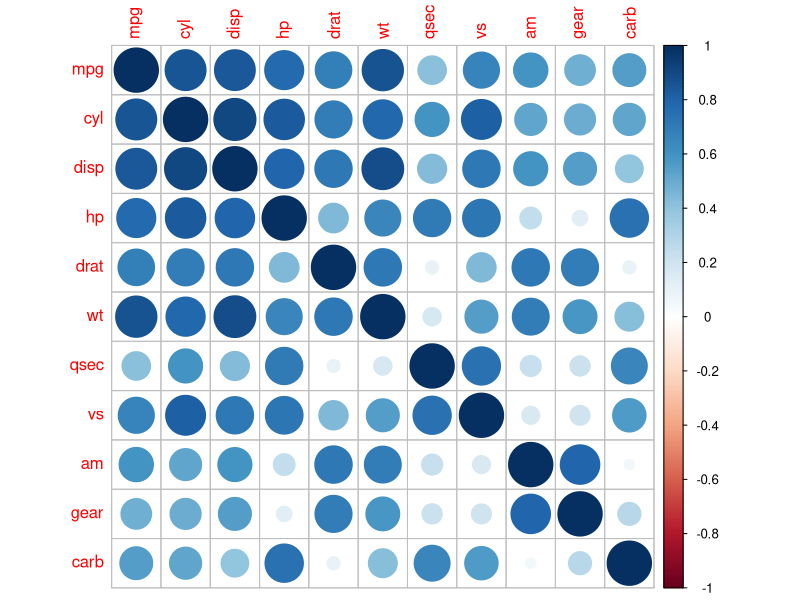
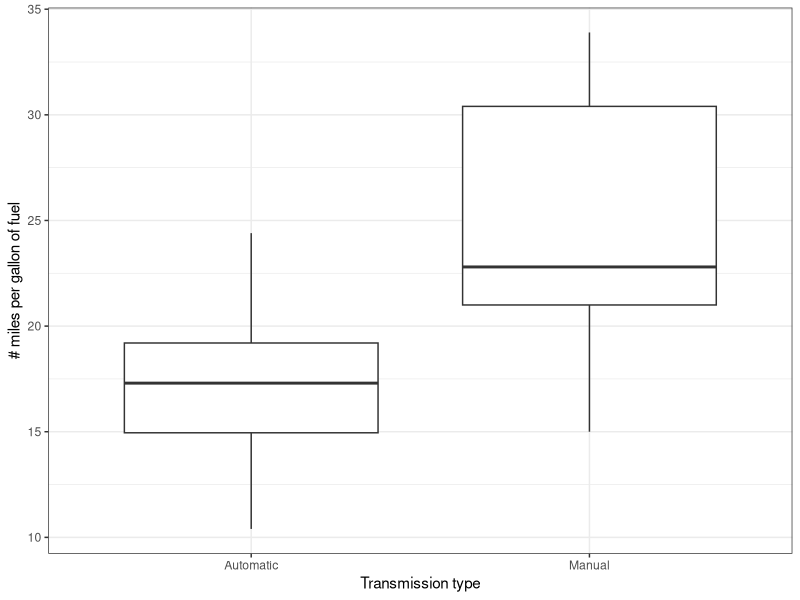
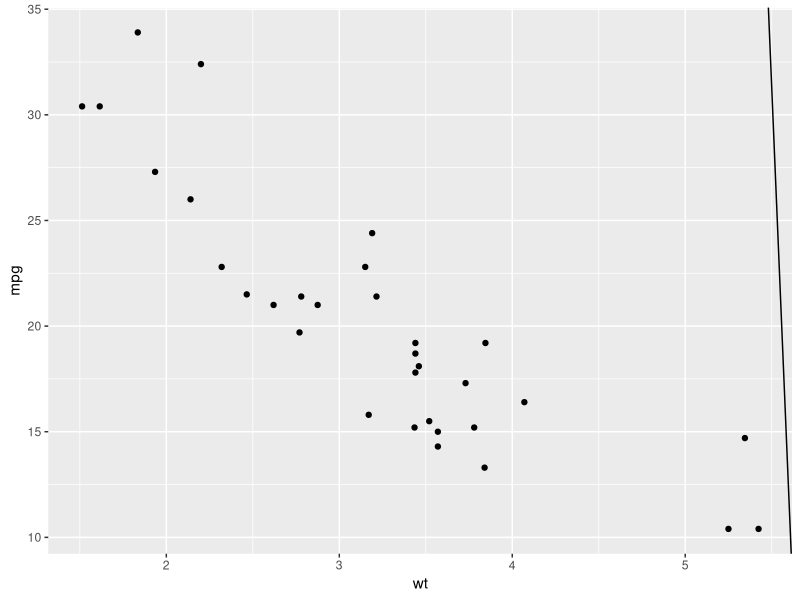
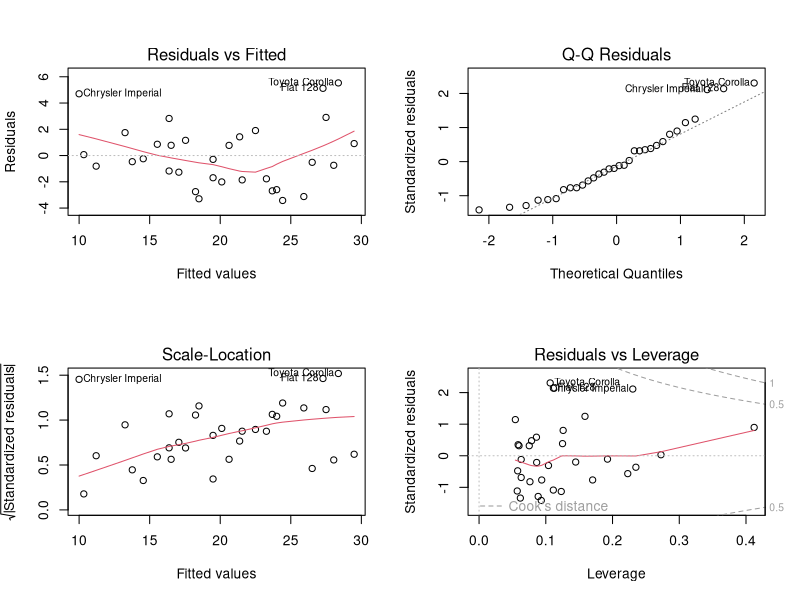

Write the R code that produced these figures, in order.
## ---- chunk 1
data(mtcars)
## ---- chunk 2
mtcars2 <- mtcars
## ---- chunk 3
mtcars$am <- factor(mtcars$am)
levels(mtcars$am) <- c("Automatic", "Manual")

mpg_auto <- mtcars$mpg[mtcars$am == "Automatic"]
mpg_man <- mtcars$mpg[mtcars$am == "Manual"]

test <- t.test(x = mpg_man, y = mpg_auto, alternative = "greater", paired = F, var.equal = F, conf.level = .99)
print(paste("P-value for the t-test", test$p.value))
## ---- chunk 4
summ <- summary(lm(mpg ~ am, data = mtcars))
summ$r.squared
## ---- chunk 5
summ2 <- summary(lm(mpg ~ am*wt + wt:qsec, data = mtcars))
summ2$coef
## ---- chunk 6
library(corrplot)

corrplot(abs(cor(mtcars2)))
## ---- chunk 7
library(ggplot2)

g <- ggplot(data = mtcars, aes(x = am, y = mpg))
g <- g + theme_bw() + xlab("Transmission type") + ylab("# miles per gallon of fuel")
g <- g + geom_boxplot()
g

## ---- chunk 8
ggplot(data = mtcars, aes(x = wt, y = mpg)) + geom_point() +  geom_abline(intercept = 28.2691, slope = I(17.85*0.2978-8.3286), col = "red") + geom_abline(intercept = I(28.2691+14.1990), slope = I(-8.6286-4.2533+17.85*0.2978))
## ---- chunk 9
fit <- lm(mpg ~ am + wt + hp, data = mtcars)
par(mfrow = c(2,2))
plot(fit)
